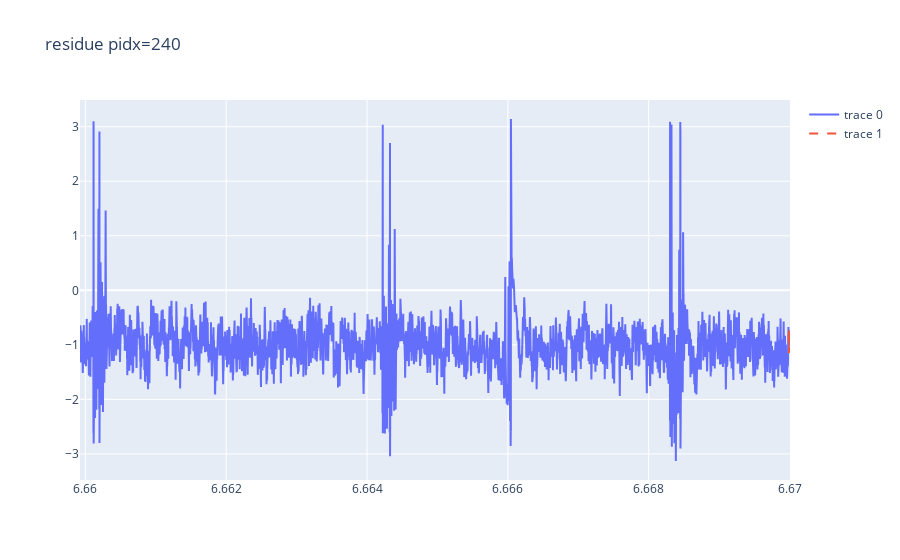
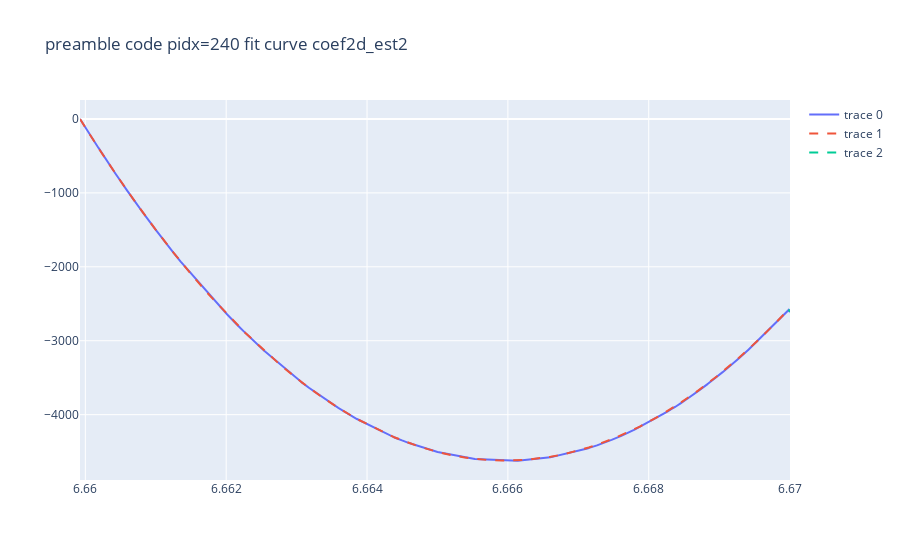
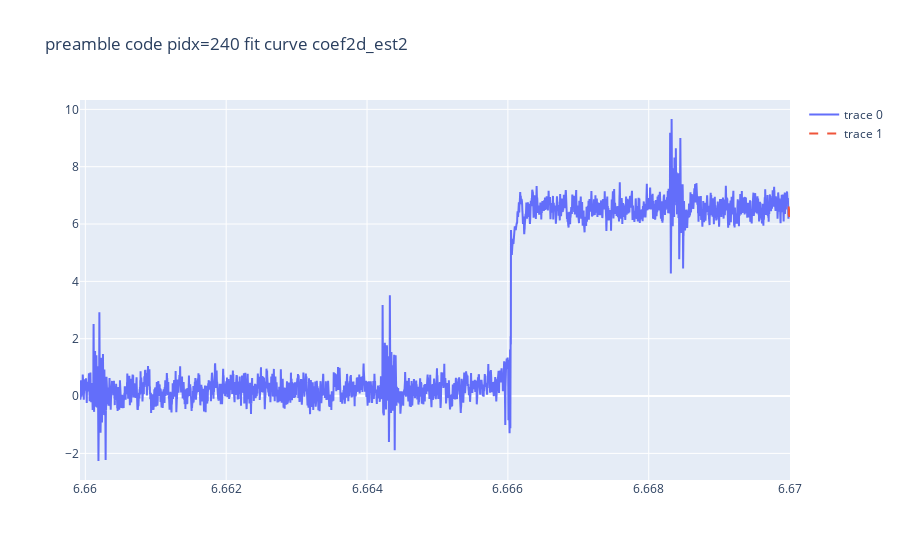
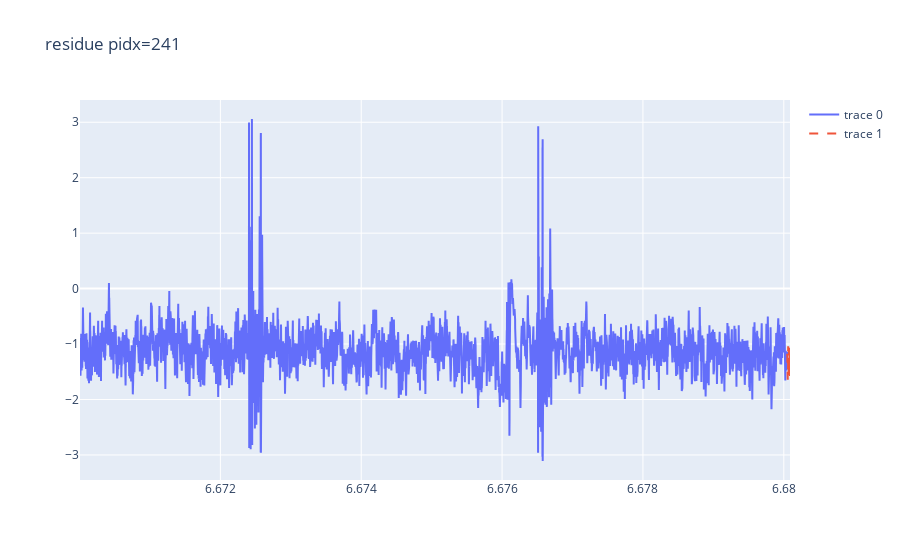

The notebook cell these images were saved under, in order:
### Markdown cell above
### Construct curves for the 2 codes, still using only coeff_time and estcoef

- now compute curves based on the code from previous block

### Code cell
betai = Config.bw / ((2 ** Config.sf) / Config.bw) * xp.pi # frequency slope to phase 2d slope, *pi
for pidx in range(Config.preamble_len + 2):
    code = codes[pidx - Config.preamble_len] if pidx >= Config.preamble_len else 0
    estcoef_this = xp.polyval(estcoef, pidx)

    estbw = Config.bw * (1 + estcoef_this / Config.sig_freq)

    tstart = xp.polyval(coeff_time, pidx)
    beta1 = betai * (1 + 2 * estcoef_this / Config.sig_freq) # beta1 = bw * pi
    beta2 = 2 * xp.pi * (xp.polyval(estcoef, pidx) + estbw * (code / Config.n_classes - 0.5)) - tstart * 2 * beta1 # freq at tstart = polyval(estcoef, pidx) - estbw/2 + estbw * (code / 2^sf-0.5)
    coef2d_est2 = xp.array([to_scalar(beta1), to_scalar(beta2), 0])
    coef2d_est2_2d = xp.polyval(coef2d_est2, tstart) - xp.polyval(coeffitlist[1, pidx - 1], tstart)
    coef2d_est2[2] -= coef2d_est2_2d
    coeffitlist[0, pidx] = coef2d_est2 # continuing the last phase in coeffitlist
    
    # 2nd part
    # freq at tstart = polyval(estcoef, pidx) - estbw/2 + estbw * (code / 2^sf-0.5) - estbw
    beta22 = beta2 - 2 * xp.pi * estbw # 2ax+b=differential b=differential - 2 * beta1 * time
    coef2d_est22 = xp.array([to_scalar(beta1), to_scalar(beta22), 0])
    tjump = xp.polyval(coeff_time, pidx + 1 - code / Config.n_classes)
    coef2d_est22_2d = xp.polyval(coef2d_est22, tjump) - xp.polyval(coeffitlist[0, pidx], tjump)
    coef2d_est22[2] -= coef2d_est22_2d
    coeffitlist[1, pidx] = coef2d_est22

    x1 = math.ceil(xp.polyval(coeff_time, pidx) * Config.fs)
    x2 = math.ceil(xp.polyval(coeff_time, pidx + 1) * Config.fs)
    x3 = math.ceil(xp.polyval(coeff_time, pidx + (1 - code / 2 ** Config.sf)) * Config.fs)
    tjump = xp.polyval(coeff_time, pidx + 1 - code / Config.n_classes)
    nsymbr1 = xp.arange(x1, x3)
    tsymbr1 = nsymbr1 / Config.fs
    sig21 = reader.get(x1, x3 - x1)
    res2 = sig21.dot(xp.exp(-1j * xp.polyval(coef2d_est2, tsymbr1)) )

    codephase[pidx] = xp.angle(res2)
    print(f"{pidx=} 1st part {code=} {xp.angle(res2)=} pow={xp.abs(res2)/xp.sum(xp.abs(sig21))}")
    
    if code != 0:
        nsymbr2 = xp.arange(x3, x2)
        tsymbr2 = nsymbr2 / Config.fs
        sig22 = reader.get(x3, x2 - x3)
        res22 = sig22.dot(xp.exp(-1j * xp.polyval(coef2d_est22, tsymbr2)) )
        codephase_secondary[pidx] = xp.angle(res22)
        powers[pidx] = (xp.abs(res2) + xp.abs(res22)) / (xp.sum(xp.abs(sig21)) + xp.sum(xp.abs(sig22)))

        tsymbr = xp.arange(x1, x2) / Config.fs
        sig = reader.get(x1, x2 - x1)
        print(f"{pidx=} 2nd part {code=} {xp.angle(res22)=} pow={xp.abs(res22)/xp.sum(xp.abs(sig22))}")

        # pltfig1(tsymbr1, xp.angle(sig21 * xp.exp(-1j * 2 * xp.pi * freq1 * tsymbr1)), title=f"residue {pidx=}").show()
    if code != 0:
        pltfig(((tsymbr1, xp.angle(sig21 * xp.exp(-1j * xp.polyval(coef2d_est2, tsymbr1)))), (tsymbr2, xp.angle(sig22 * xp.exp(-1j * xp.polyval(coef2d_est22, tsymbr2))))), title=f"residue {pidx=}").show()

        pltfig((
            (tsymbr, xp.unwrap(xp.angle(sig))), 
            (tsymbr1, xp.polyval(coef2d_est2, tsymbr1) - xp.polyval(coef2d_est2, tsymbr1[0]) + xp.angle(sig21[0])),
            (tsymbr2, xp.polyval(coef2d_est22, tsymbr2) - xp.polyval(coef2d_est22, tjump) + xp.polyval(coef2d_est2, tjump) - xp.polyval(coef2d_est2, tsymbr1[0]) + xp.angle(sig21[0])),
            ),
            title=f"preamble code {pidx=} fit curve coef2d_est2").show()


        pltfig((
            (tsymbr1, xp.polyval(coef2d_est2, tsymbr1) - xp.polyval(coef2d_est2, tsymbr1[0]) + xp.angle(sig21[0]) - xp.unwrap(xp.angle(sig))[:len(tsymbr1)]),
            (tsymbr2, xp.polyval(coef2d_est22, tsymbr2) - xp.polyval(coef2d_est22, tjump) + xp.polyval(coef2d_est2, tjump) - xp.polyval(coef2d_est2, tsymbr1[0]) + xp.angle(sig21[0]) - xp.unwrap(xp.angle(sig))[len(tsymbr1):]),
            ),
            title=f"preamble code {pidx=} fit curve coef2d_est2").show()
pltfig(((xp.arange(Config.preamble_len + 2), xp.unwrap(codephase[:Config.preamble_len + 2])), (xp.arange(Config.preamble_len, Config.preamble_len + 2), xp.unwrap(codephase_secondary[Config.preamble_len : Config.preamble_len + 2]))), title="preamble+data unwrap phase").show()
pltfig1(xp.arange(Config.preamble_len + 2), powers[:Config.preamble_len + 2], title="preamble+data powers").show()

### Figure 1 — Plotly figure (JSON) as saved in the notebook; plotly's stock layout.template omitted (floating-point values rounded to 4 significant figures; data arrays with more than 128 entries replaced by an {"elided": "..."} marker saying what was removed)
{"data": [{"mode": "lines", "type": "scatter", "x": {"elided": "10063 float values"}, "y": {"elided": "10063 float values"}}, {"line": {"dash": "dash"}, "mode": "lines", "type": "scatter", "x": [6.67, 6.67, 6.67, 6.67, 6.67, 6.67, 6.67, 6.67, 6.67, 6.67, 6.67, 6.67, 6.67, 6.67, 6.67, 6.67, 6.67, 6.67, 6.67, 6.67], "y": [-0.7832, -0.866, -1.152, -1.112, -0.8377, -0.8642, -1.082, -1.051, -0.7591, -0.7323, -1.003, -0.9886, -0.838, -0.8327, -1.022, -0.9988, -0.8041, -0.7851, -0.8776, -0.9985]}], "layout": {"title": {"text": "residue pidx=240"}}}

### Figure 2 — Plotly figure (JSON) as saved in the notebook; plotly's stock layout.template omitted (floating-point values rounded to 4 significant figures; data arrays with more than 128 entries replaced by an {"elided": "..."} marker saying what was removed)
{"data": [{"mode": "lines", "type": "scatter", "x": {"elided": "10083 float values"}, "y": {"elided": "10083 float values"}}, {"line": {"dash": "dash"}, "mode": "lines", "type": "scatter", "x": {"elided": "10063 float values"}, "y": {"elided": "10063 float values"}}, {"line": {"dash": "dash"}, "mode": "lines", "type": "scatter", "x": [6.67, 6.67, 6.67, 6.67, 6.67, 6.67, 6.67, 6.67, 6.67, 6.67, 6.67, 6.67, 6.67, 6.67, 6.67, 6.67, 6.67, 6.67, 6.67, 6.67], "y": [-2577.0, -2579.0, -2580.0, -2582.0, -2583.0, -2585.0, -2586.0, -2588.0, -2589.0, -2591.0, -2592.0, -2594.0, -2596.0, -2597.0, -2599.0, -2600.0, -2602.0, -2603.0, -2605.0, -2606.0]}], "layout": {"title": {"text": "preamble code pidx=240 fit curve coef2d_est2"}}}

### Figure 3 — Plotly figure (JSON) as saved in the notebook; plotly's stock layout.template omitted (floating-point values rounded to 4 significant figures; data arrays with more than 128 entries replaced by an {"elided": "..."} marker saying what was removed)
{"data": [{"mode": "lines", "type": "scatter", "x": {"elided": "10063 float values"}, "y": {"elided": "10063 float values"}}, {"line": {"dash": "dash"}, "mode": "lines", "type": "scatter", "x": [6.67, 6.67, 6.67, 6.67, 6.67, 6.67, 6.67, 6.67, 6.67, 6.67, 6.67, 6.67, 6.67, 6.67, 6.67, 6.67, 6.67, 6.67, 6.67, 6.67], "y": [6.298, 6.381, 6.667, 6.627, 6.353, 6.379, 6.597, 6.567, 6.274, 6.248, 6.519, 6.504, 6.353, 6.348, 6.537, 6.514, 6.319, 6.301, 6.393, 6.514]}], "layout": {"title": {"text": "preamble code pidx=240 fit curve coef2d_est2"}}}

### Figure 4 — Plotly figure (JSON) as saved in the notebook; plotly's stock layout.template omitted (floating-point values rounded to 4 significant figures; data arrays with more than 128 entries replaced by an {"elided": "..."} marker saying what was removed)
{"data": [{"mode": "lines", "type": "scatter", "x": {"elided": "10043 float values"}, "y": {"elided": "10043 float values"}}, {"line": {"dash": "dash"}, "mode": "lines", "type": "scatter", "x": [6.68, 6.68, 6.68, 6.68, 6.68, 6.68, 6.68, 6.68, 6.68, 6.68, 6.68, 6.68, 6.68, 6.68, 6.68, 6.68, 6.68, 6.68, 6.68, 6.68, 6.68, 6.68, 6.68, 6.68, 6.68, 6.68, 6.68, 6.68, 6.68, 6.68, 6.68, 6.68, 6.68, 6.68, 6.68, 6.68, 6.68, 6.68, 6.68], "y": [-1.176, -1.444, -1.46, -1.335, -1.323, -1.54, -1.643, -1.531, -1.415, -1.543, -1.527, -1.179, -1.041, -1.271, -1.463, -1.384, -1.387, -1.507, -1.58, -1.446, -1.242, -1.387, -1.512, -1.367, -1.066, -1.169, -1.495, -1.412, -1.238, -1.183, -1.532, -1.47, -1.335, -1.35, -1.538, -1.386, -1.168, -1.206, -1.576]}], "layout": {"title": {"text": "residue pidx=241"}}}
